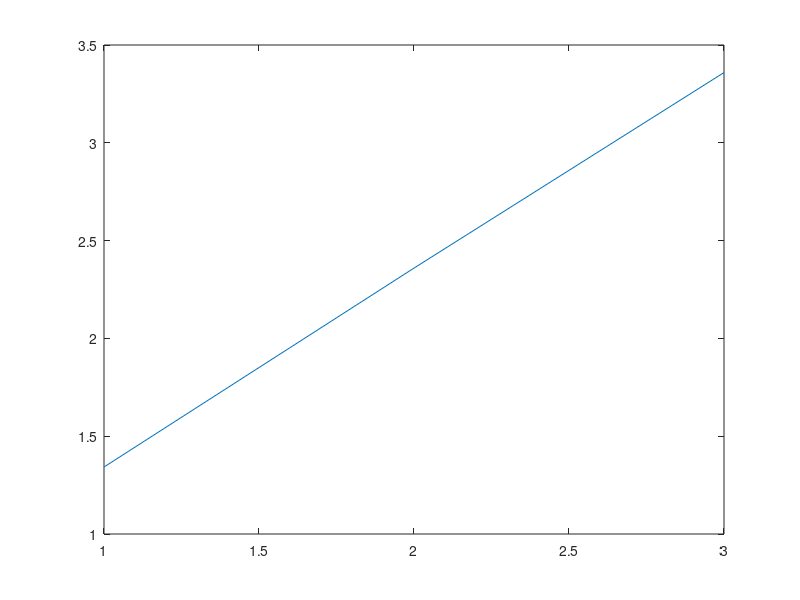

Recreate this plot in MATLAB.
%Model with distance dependant variance
%Erroneous Home vector
%path integration egocentric discrete. Calculation of average time.
x=0;
y=0;
r=0;
d=0;
d_real=0;
d_app=0;
w=0;
theta=0;
X=0;
Y=0;
var=0;
tot=0;
avg=0;
L=0.7;
eps=1;
pi = 3.14;
s=1;
V=0.4;
r(1,1)= 10;
for j=1:3
r(j,1)=10^j;
theta(j,1)=pi/4;
d_real(j,1)=pi/3;

%erroneous home vector, randomly distributed about the actual with variance V
d_app(j,1)=normrnd(d_real(j,1),V);
for k=1:20
i(j,k)=1;
while(r(j,i(j,k))>eps)
X(j,i(j,k))=r(j,i(j,k))*cos(abs(theta(j,i(j,k))));
Y(j,i(j,k))=r(j,i(j,k))*sin(abs(theta(j,i(j,k))));
var(j,i(j,k))=0.0005*r(j,i(j,k));
w(j,i(j,k))=(L*d_real(j,i(j,k))+ d_app(j,i(j,k)))/(L+1);
x(j,i(j,k)+1)=r(j,i(j,k))*cos(abs(d_real(j,i(j,k))-w(j,i(j,k))))-s;
y(j,i(j,k)+1)= r(j,i(j,k))*sin(abs(d_real(j,i(j,k))-w(j,i(j,k))));
r(j,i(j,k)+1)=sqrt((x(j,i(j,k)+1))^2+(y(j,i(j,k)+1))^2);
d_real(j,i(j,k)+1)=atan(y(j,i(j,k)+1)/x(j,i(j,k)+1));
d_app(j,i(j,k)+1)=normrnd(d_real(j,i(j,k)+1),V);
theta(j,i(j,k)+1)=theta(j,i(j,k))+d_real(j,i(j,k)+1)-d_real(j,i(j,k))+w(j,i(j,k));
if(theta(j,i(j,k)+1)>pi/2)
theta(j,i(j,k)+1)=theta(j,i(j,k)+1)-pi;
end
i(j,k)=i(j,k)+1;
end
end
for k=1:20
tot = tot + i(j,k);
end
avg(j)=tot/10;
end
for i=1:3
dist(i)=10^i;
end
plot(log10(dist),log10(avg));